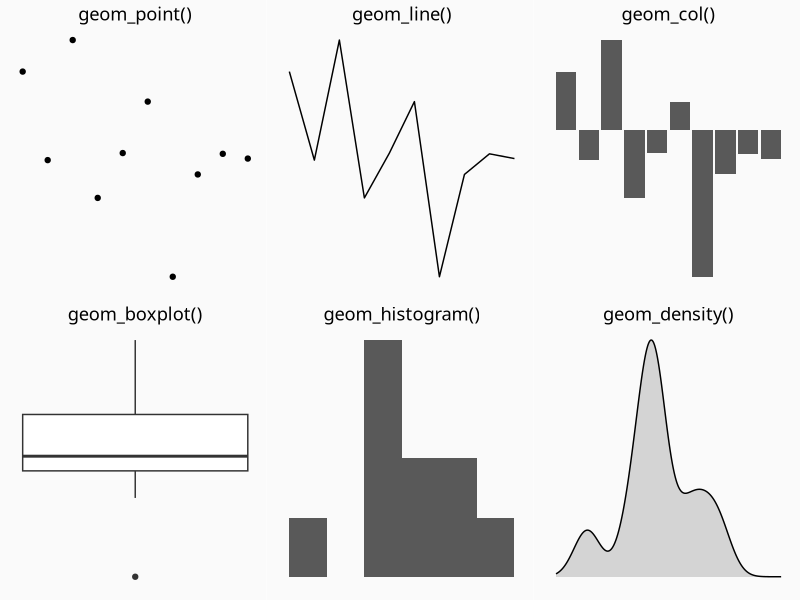
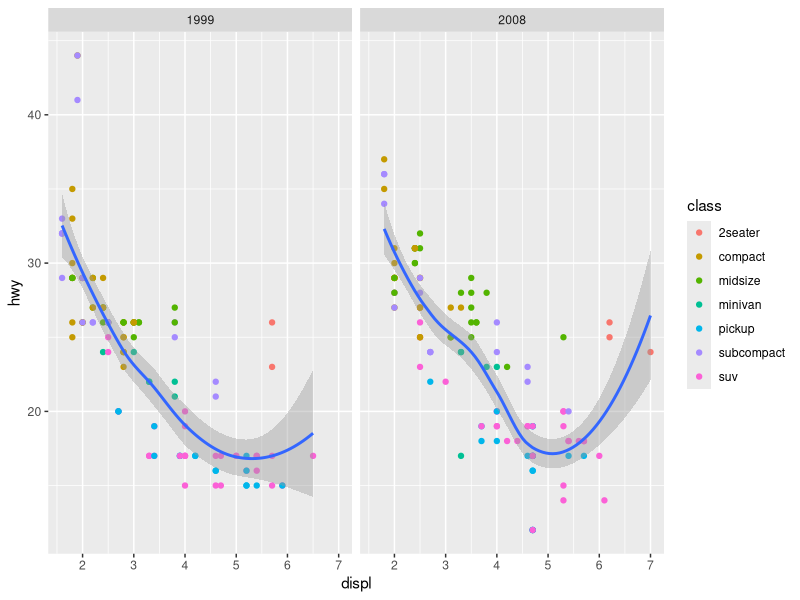
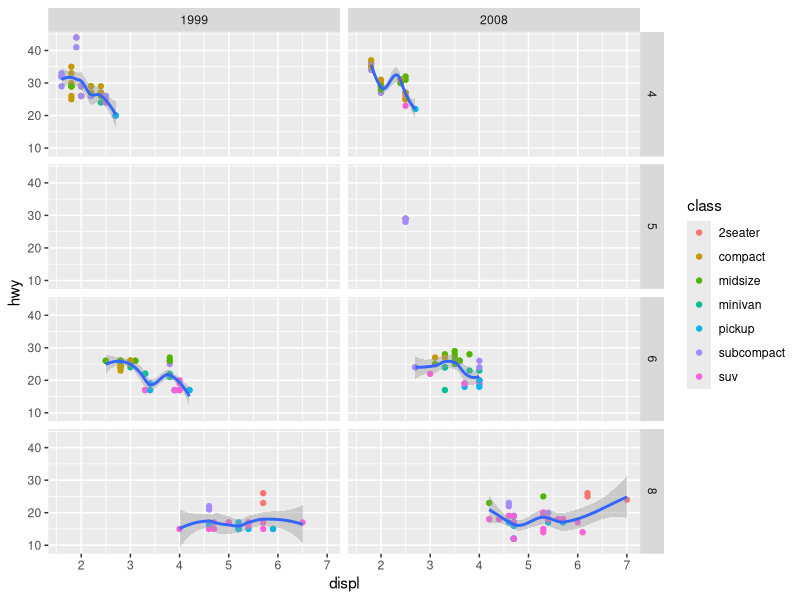
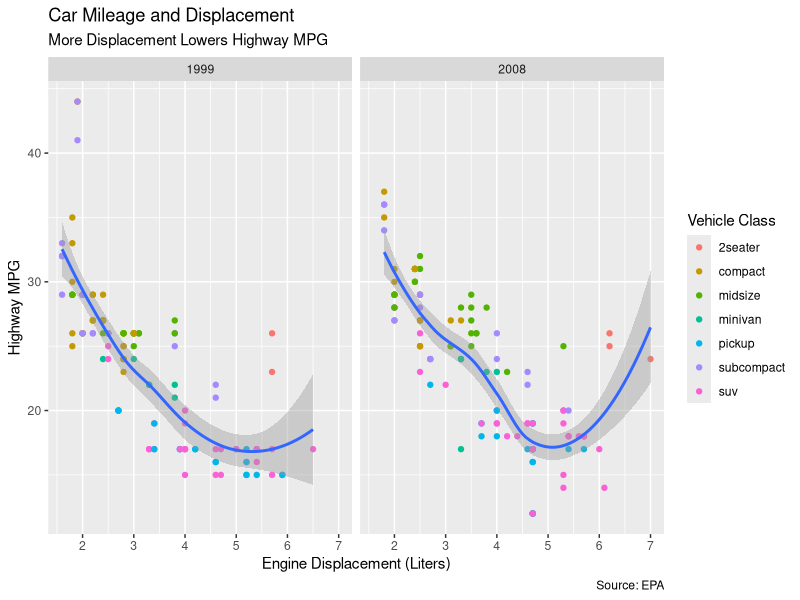
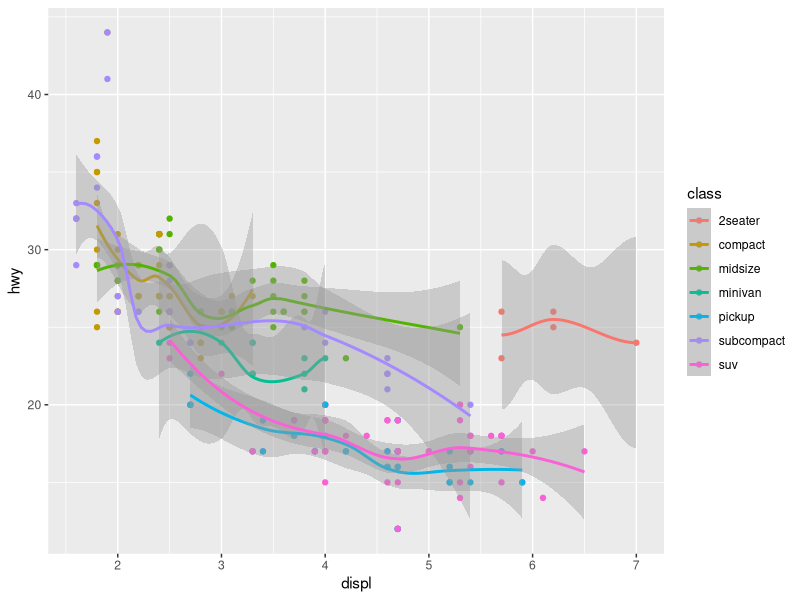
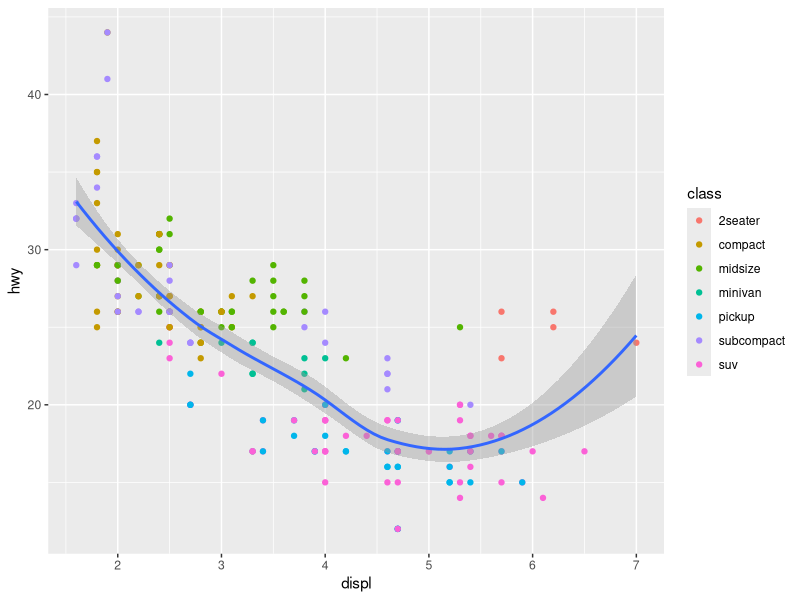
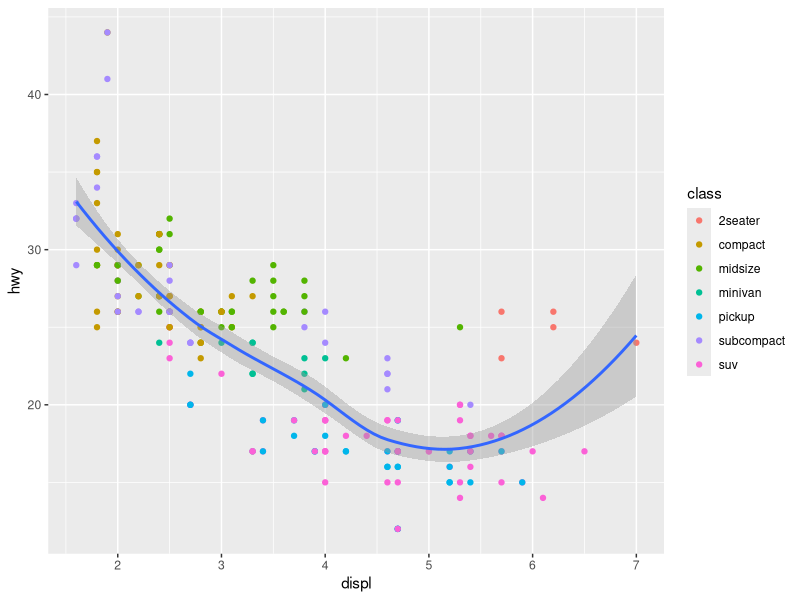
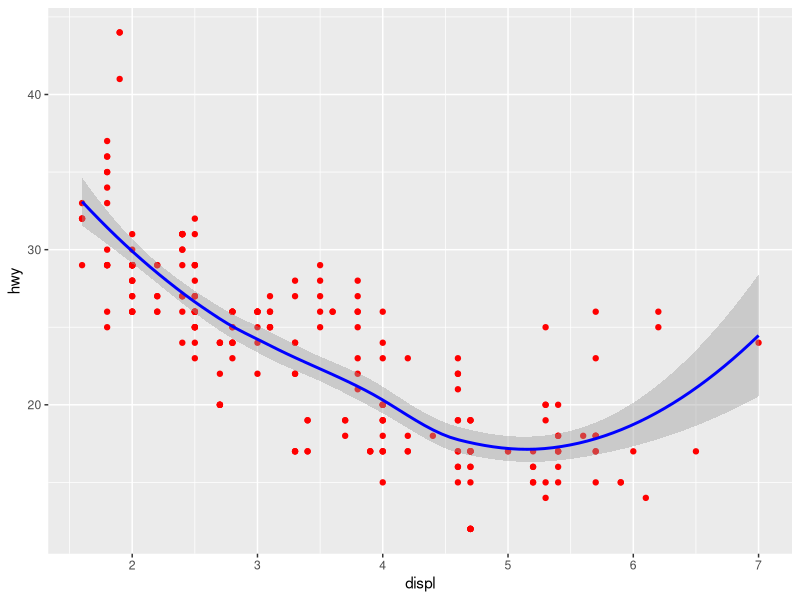

These charts were generated, in order, by the following R code:
## ---- chunk 1
options(htmltools.dir.version = FALSE)
knitr::opts_chunk$set(message=F,
                      warning=F)
library(tidyverse)

## ---- chunk 2

## ---- chunk 3

## ---- chunk 4

## ---- chunk 5

## ---- chunk 6
head(mpg, n=10)
## ---- chunk 7
minimal_theme <- theme_bw() +
  theme(
    axis.text = element_blank(),
    axis.ticks = element_blank(),
    panel.grid = element_blank(),
    panel.border = element_blank(),
    axis.title = element_blank(),
    plot.title = element_text(hjust = 0.5),
    text = element_text(family = "Fira Mono"),
    plot.background = element_rect(fill = "#FAFAFA", color = NA),
    panel.background = element_rect(fill = "#FAFAFA", color = NA)
  )

set.seed(20)
df_geom <- data_frame(y = rnorm(10), x = 1:10)

g_geom <- list()
g_geom$point <- ggplot(df_geom, aes(x, y)) + geom_point() + ggtitle("geom_point()")
g_geom$line <- ggplot(df_geom, aes(x, y)) + geom_line() + ggtitle("geom_line()")
g_geom$bar <- ggplot(df_geom, aes(x, y)) + geom_col() + ggtitle("geom_col()")
g_geom$boxplot <- ggplot(df_geom, aes(y = y)) + geom_boxplot() + ggtitle("geom_boxplot()")
g_geom$histogram <- ggplot(df_geom, aes(y)) + geom_histogram(binwidth = 1) + ggtitle("geom_histogram()")
g_geom$density <- ggplot(df_geom, aes(y)) + geom_density(fill = "grey40", alpha = 0.25) + ggtitle("geom_density()") + xlim(-4, 4)

g_geom <- map(g_geom, ~ . + minimal_theme)

cowplot::plot_grid(plotlist = g_geom)
## ---- chunk 8

## ---- chunk 9

## ---- chunk 10

## ---- chunk 11

## ---- chunk 12

## ---- chunk 13

## ---- chunk 14

## ---- chunk 15

## ---- chunk 16

## ---- chunk 17

## ---- chunk 18

## ---- chunk 19
ggplot(data = mpg)+
  aes(x = displ,
        y = hwy)+
  geom_point(aes(color = class))+
  geom_smooth()+
  facet_wrap(~year) #<<
## ---- chunk 20
ggplot(data = mpg)+
  aes(x = displ,
        y = hwy)+
  geom_point(aes(color = class))+
  geom_smooth()+
  facet_grid(cyl~year) #<<
## ---- chunk 21
ggplot(data = mpg)+
  aes(x = displ,
        y = hwy)+
  geom_point(aes(color = class))+
  geom_smooth()+
  facet_wrap(~year)+
  labs(x = "Engine Displacement (Liters)",
       y = "Highway MPG",
       title = "Car Mileage and Displacement",
       subtitle = "More Displacement Lowers Highway MPG",
       caption = "Source: EPA",
       color = "Vehicle Class")#<<
## ---- chunk 22

## ---- chunk 23

## ---- chunk 24

## ---- chunk 25

## ---- chunk 26

## ---- chunk 27
# install if you don't have it
# install.packages("ggthemes")
library("ggthemes") # load package
## ---- chunk 28

## ---- chunk 29

## ---- chunk 30
# ALL GEOMS will map data to colors
ggplot(data = mpg, aes(x = displ,
                       y = hwy,
                       color = class))+
  geom_point()+
  geom_smooth()
## ---- chunk 31
# ONLY points will map data to colors
ggplot(data = mpg, aes(x = displ,
                       y = hwy))+
  geom_point(aes(color = class))+
  geom_smooth()
## ---- chunk 32
# Point colors are mapped from class data
ggplot(data = mpg, aes(x = displ,
                       y = hwy))+
  geom_point(aes(color = class))+
  geom_smooth()
## ---- chunk 33
# Point colors are all set to blue
ggplot(data = mpg, aes(x = displ,
                       y = hwy))+
  geom_point(aes(), color = "red")+
  geom_smooth(aes(), color = "blue")
## ---- chunk 34

